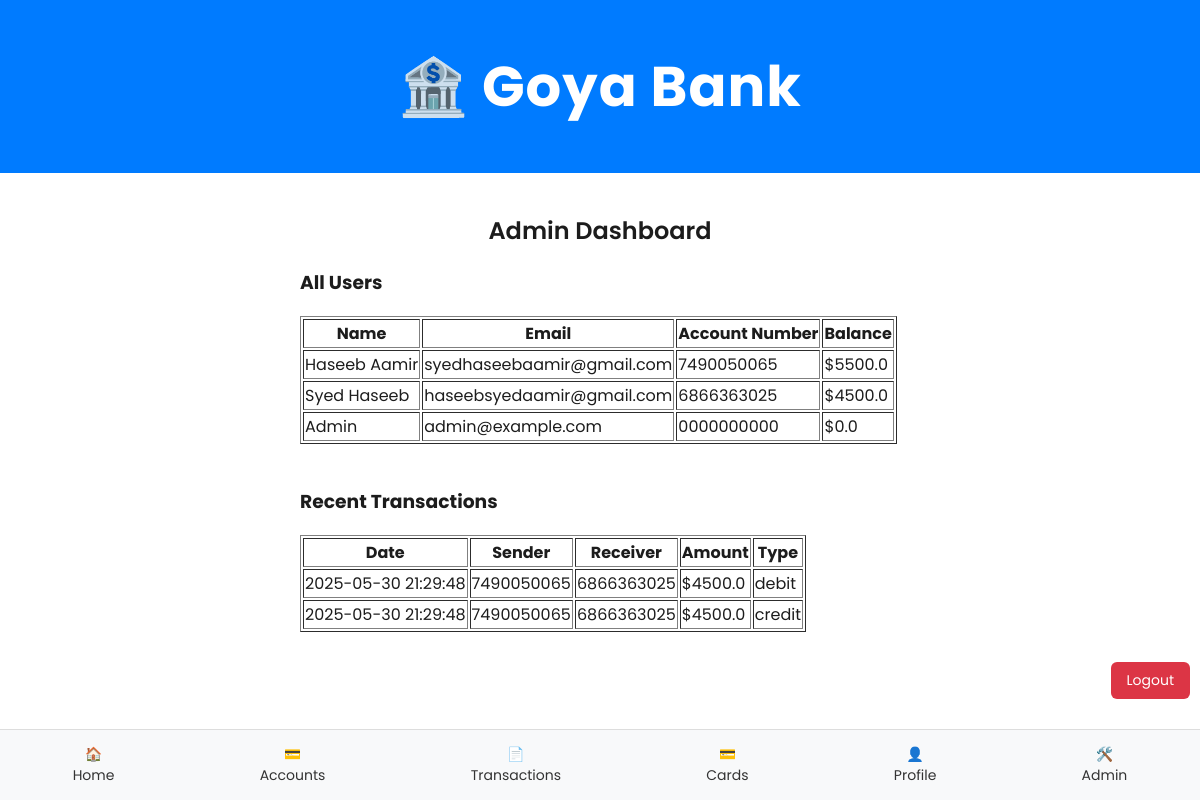
The page /admin (signed in) on the database its author committed.
### app/models.py (models this page shows, shortened)
class User(db.Model, UserMixin):
    id = db.Column(db.Integer, primary_key=True)
    full_name = db.Column(db.String(100), nullable=False)
    cnic = db.Column(db.String(15), unique=True, nullable=False)
    email = db.Column(db.String(120), unique=True, nullable=False)
    phone = db.Column(db.String(20), nullable=False)
    password = db.Column(db.String(60), nullable=False)
    balance = db.Column(db.Float, default=0.0)
    account_number = db.Column(db.String(12), unique=True, nullable=False)
    is_admin = db.Column(db.Boolean, default=False)

class Transaction(db.Model):
    id = db.Column(db.Integer, primary_key=True)
    sender_account = db.Column(db.String(12), nullable=False)
    receiver_account = db.Column(db.String(12), nullable=False)
    amount = db.Column(db.Float, nullable=False)
    timestamp = db.Column(db.DateTime, default=datetime.utcnow)
    type = db.Column(db.String(10))  # 'debit' or 'credit'

### app/routes.py (the view)
@main.route('/admin')
@login_required
def admin_panel():
    if not current_user.is_admin:
        flash('Unauthorized access!', 'danger')
        return redirect(url_for('main.dashboard'))
    users = User.query.all()
    transactions = Transaction.query.order_by(Transaction.timestamp.desc()).all()
    return render_template('admin_panel.html', users=users, transactions=transactions)

### app/models.py (called while the page is built)
@login_manager.user_loader
def load_user(user_id):
    return User.query.get(int(user_id))

### app/templates/admin_panel.html
{% extends "layout.html" %}
{% block content %}
<h2>Admin Dashboard</h2>
<h3>All Users</h3>
<table border="1">
    <tr>
        <th>Name</th>
        <th>Email</th>
        <th>Account Number</th>
        <th>Balance</th>
    </tr>
    {% for user in users %}
    <tr>
        <td>{{ user.full_name }}</td>
        <td>{{ user.email }}</td>
        <td>{{ user.account_number }}</td>
        <td>${{ user.balance }}</td>
    </tr>
    {% endfor %}
</table>
<br><h3>Recent Transactions</h3>
<table border="1">
    <tr>
        <th>Date</th>
        <th>Sender</th>
        <th>Receiver</th>
        <th>Amount</th>
        <th>Type</th>
    </tr>
    {% for tx in transactions %}
    <tr>
        <td>{{ tx.timestamp.strftime("%Y-%m-%d %H:%M:%S") }}</td>
        <td>{{ tx.sender_account }}</td>
        <td>{{ tx.receiver_account }}</td>
        <td>${{ tx.amount }}</td>
        <td>{{ tx.type }}</td>
    </tr>
    {% endfor %}
</table>
{% endblock %}

### app/templates/layout.html (shortened to what this page needs)
<!doctype html>
<html lang="en">
<head>
    <link rel="stylesheet" href="{{ url_for('static', filename='style.css') }}">
</head>
<body>
    <header class="header">
        <h1>🏦 Goya Bank</h1>
    </header>
    <div class="container">
        {% block content %}{% endblock %}
    </div>
<footer class="footer-nav">
    <a href="{{ url_for('main.dashboard') }}">
        <div class="nav-item">🏠<br><span>Home</span></div>
    </a>
    <a href="{{ url_for('main.accounts') }}">
        <div class="nav-item">💳<br><span>Accounts</span></div>
    </a>
    <a href="{{ url_for('main.transactions') }}">
        <div class="nav-item">📄<br><span>Transactions</span></div>
    </a>
    <a href="#">
        <div class="nav-item">💳<br><span>Cards</span></div>
    </a>
    <a href="{{ url_for('main.profile') }}">
        <div class="nav-item">👤<br><span>Profile</span></div>
    </a>
    {% if current_user.is_authenticated and current_user.is_admin %}
    <a href="{{ url_for('main.admin_panel') }}">
    <div>🛠️<br><span>Admin</span></div>
    </a>
    {% endif %}
</footer>
{% if current_user.is_authenticated %}
    <div style="text-align: right; margin: 10px;">
        <a href="{{ url_for('main.logout') }}" class="btn-logout">Logout</a>
    </div>
{% endif %}
</body>
</html>

### app/static/style.css (style rules this page uses)
body { font-family: 'Poppins', 'Segoe UI', Tahoma, Geneva, Verdana, sans-serif; background-color: #ffffff; margin: 0; padding: 0; color: #1c1c1c; }
header.header { background-color: #007bff; color: white; padding: 24px 16px; text-align: center; font-size: 28px; font-weight: 700; letter-spacing: 1px; }
.container { max-width: 600px; margin: 0 auto; padding: 20px; }
.btn-logout { background-color: #dc3545; color: white; padding: 8px 16px; border-radius: 6px; font-size: 14px; display: inline-block; text-align: center; text-decoration: none; margin-bottom: 20px; }
h1, h2 { text-align: center; margin: 20px 0; }
h2 { font-size: 24px; font-weight: 600; }
a { color: #007bff; text-decoration: none; }
.footer-nav { position: fixed; bottom: 0; left: 0; right: 0; height: 70px; background-color: #f8f9fa; display: flex; justify-content: space-around; align-items: center; border-top: 1px solid #ddd; font-size: 12px; text-align: center; z-index: 1000; }
.footer-nav a { text-decoration: none; color: #333; }
.footer-nav div { display: flex; flex-direction: column; align-items: center; font-size: 14px; }

### rows shown on the page
User: full_name "Haseeb Aamir", email "syedhaseebaamir@gmail.com", account_number "7490050065", balance "5500.0"
User: full_name "Syed Haseeb", email "haseebsyedaamir@gmail.com", account_number "6866363025", balance "4500.0"
User: full_name "Admin", email "admin@example.com", account_number "0000000000", balance "0.0"
Transaction: timestamp "2025-05-30 21:29:48", sender_account "7490050065", receiver_account "6866363025", amount "4500.0", type "debit"
Transaction: timestamp "2025-05-30 21:29:48", sender_account "7490050065", receiver_account "6866363025", amount "4500.0", type "credit"
